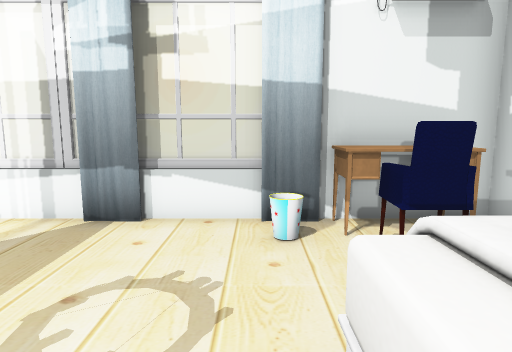
view 1 (above)

18 first-person views from a walk through a Gazebo world. The camera is 0.9 m above the floor, tilts 8° down and sees 75° across. The floor is counted in squares, 0.5 m on a side. Each view is taken from the middle of a square. On the plan, view 1 faces up. The plan holds only what a view shows up to about 17 squares ahead; the rest is blank. Some surface patterns are stand-ins.

view 2
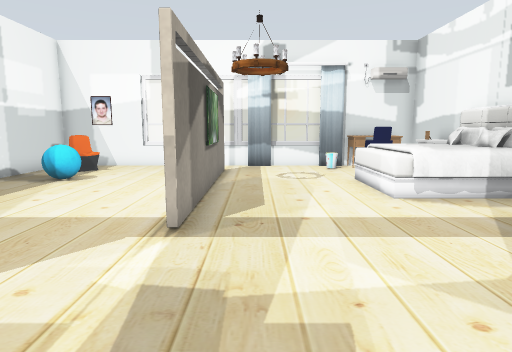

view 3
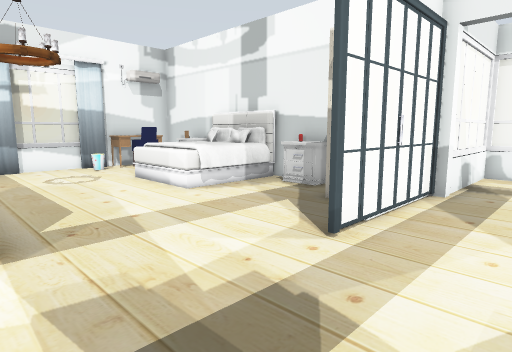

view 4
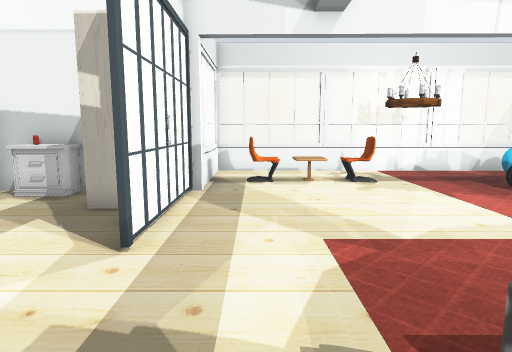

view 5
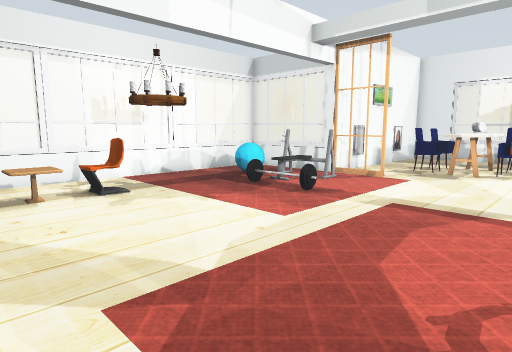

view 6
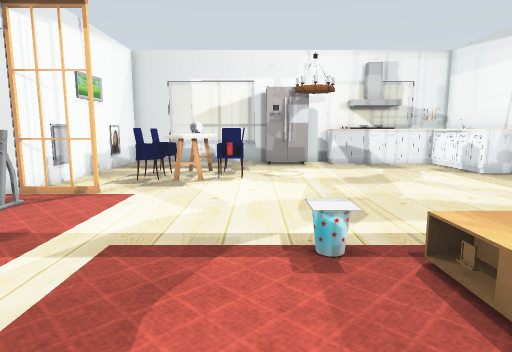

view 7
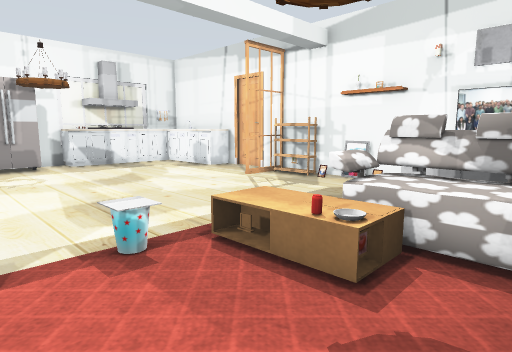

view 8
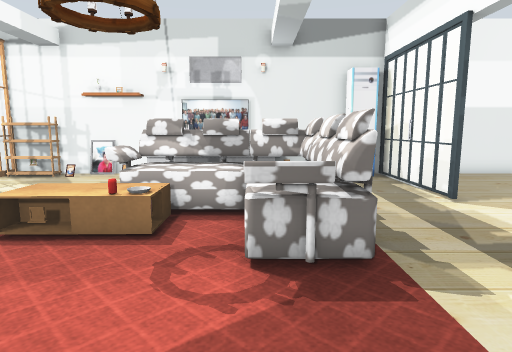

view 9
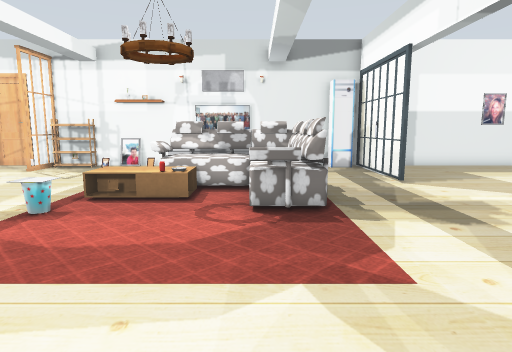

view 10
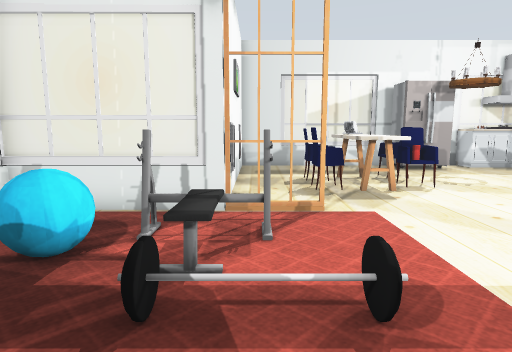

view 11
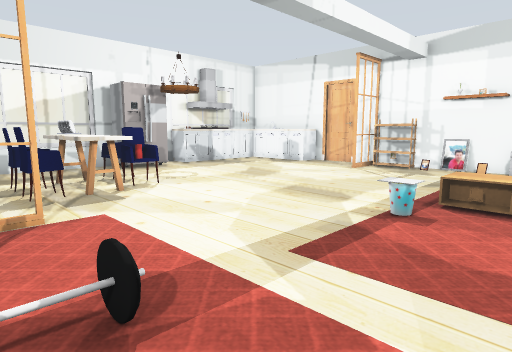

view 12
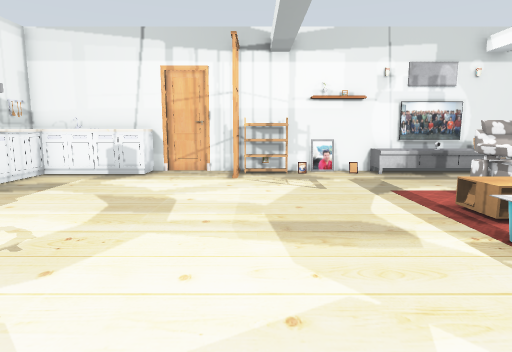

view 13
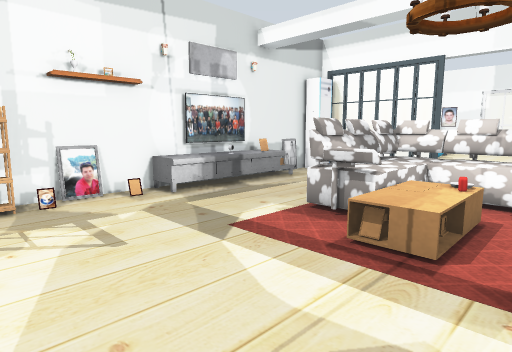

view 14
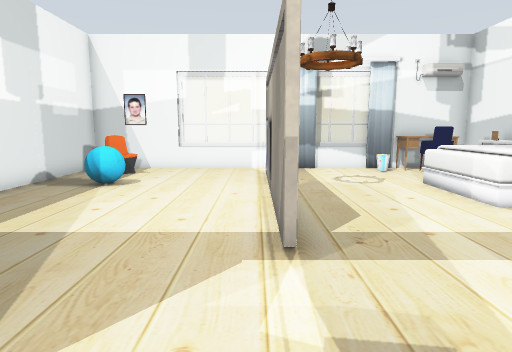

view 15
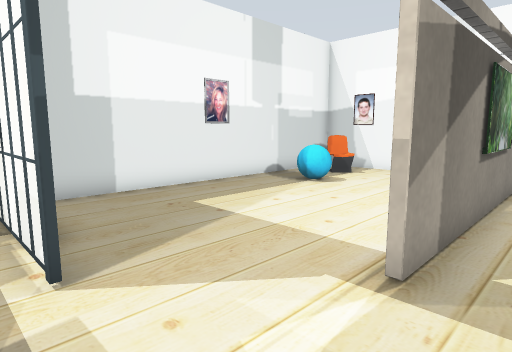

view 16
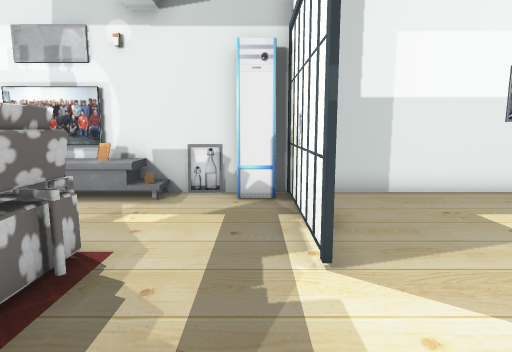

view 17
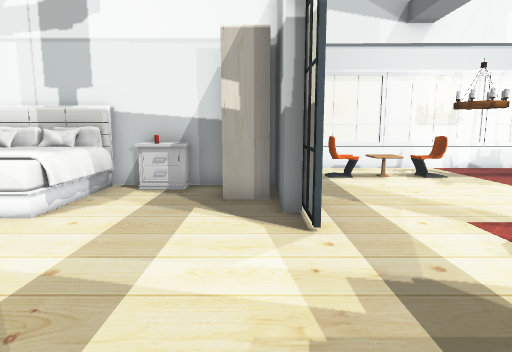

view 18
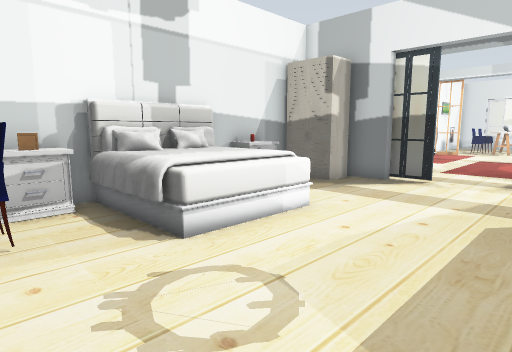

### Floor plan
Key: @ floor where view 1 was taken; # wall or solid block; . floor; W window; C curtain; H chair; B bed; L lamp; T TV; A wardrobe; R door leaf; S sofa; P picture; K kitchen cabinet; F fridge; O other object.
Columns run from 13 left of view 1 to 10 right of it. Each row starts with its distance up from view 1.
  7 #####WWWW#WWWW#####
  6 #............OCOOO#
  5 #.HH..........OHHO#
  4 #..H.....#.....H.O#
  3 #........#.......O#
  2 #..O.....#L...BBBB#
  1 #........LLL..BBBB#
  0 #P......PTL..@BBBB#
 -1 #........#....BBBB#
 -2 #........#........#
 -3 #........#.......O#
 -4 #........#.......O#
 -5 #...............AA#
 -6 #...............AA#
 -7 ###R#RR......R#R###WWWW#
 -8 #O.....................#
 -9 #...................H..W
-10 #P....S.............H..#
-11 #O....SSSSS  ......OO..#
-12 #TO.  SSSSS.........H..#
-13 #P... SS     .......H..W
-14 #PO...SOLL   ......LL..W
-15 #TO...SOLL   ..    LL  W
-16 #OO...  O    ..        W
-17 #O........O.... OOO    #
-18 #O.............   O O  #
-19 #O.............   O O  W
-20 #O.............  OOO   #
-21 #O..............RR#.WWW#
-22 #RRR..............######
-23  .................P
-24 R...........HOHH..#
-25 #...........HOO...#
-26 #KK.........HOOH..#
-27 # K.....LL...OO...#
-28 #KK.....LL........P
-29 # K......FF.......#
-30 #  KOOKK.FF.......#
-31 ##OWWO######W######

Where each view was taken, in squares from view 1:
view 1: 0 up, 0 right, facing up
view 2: 10 down, 3 left, facing up
view 3: 10 down, 5 left, facing up-right
view 4: 9 down, 5 left, facing right
view 5: 9 down, 3 left, facing down-right
view 6: 12 down, 2 left, facing down
view 7: 12 down, 1 left, facing down-left
view 8: 12 down, 1 right, facing left
view 9: 12 down, 4 right, facing left
view 10: 14 down, 4 right, facing down
view 11: 14 down, 4 right, facing down-left
view 12: 21 down, 2 right, facing left
view 13: 21 down, 3 left, facing up-left
view 14: 9 down, 5 left, facing up
view 15: 8 down, 3 left, facing up-left
view 16: 8 down, 3 left, facing left
view 17: 6 down, 6 left, facing right
view 18: 5 up, 4 left, facing down-right
